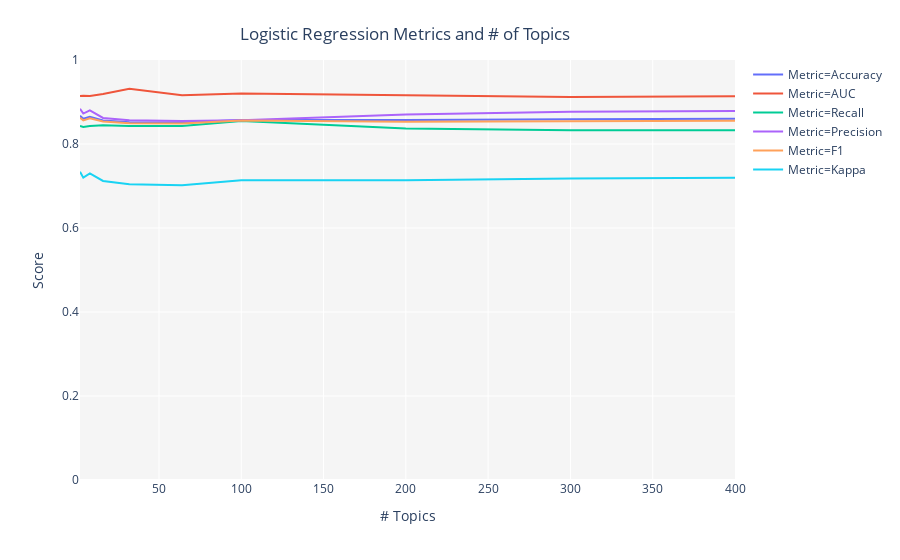

Notebook code for this chart:
### Markdown cell above
The dataset we are using is labelled using `status` column (1 means loan default, 0 means no default). We will now use `tune_model()` function to determine the best number of topics. Best in this case is defined by the measure of interest in supervised machine learning which in this case is `Accuracy` since this is a classification problem. See example below:

### Code cell
tuned_classification = tune_model(model = 'lda', multi_core = True, supervised_target = 'status')

### Figure 1 — Plotly figure (JSON) as saved in the notebook; plotly's stock layout.template omitted (floating-point values rounded to 4 significant figures)
{"data": [{"hoverlabel": {"namelength": 0}, "hovertemplate": "Metric=Accuracy<br># Topics=%{x}<br>Score=%{y}", "legendgroup": "Metric=Accuracy", "line": {"color": "#636efa", "dash": "solid", "shape": "linear"}, "mode": "lines", "name": "Metric=Accuracy", "showlegend": true, "type": "scatter", "x": [2, 4, 8, 16, 32, 64, 100, 200, 300, 400], "xaxis": "x", "y": [0.867, 0.86, 0.865, 0.856, 0.852, 0.851, 0.857, 0.857, 0.859, 0.86], "yaxis": "y"}, {"hoverlabel": {"namelength": 0}, "hovertemplate": "Metric=AUC<br># Topics=%{x}<br>Score=%{y}", "legendgroup": "Metric=AUC", "line": {"color": "#EF553B", "dash": "solid", "shape": "linear"}, "mode": "lines", "name": "Metric=AUC", "showlegend": true, "type": "scatter", "x": [2, 4, 8, 16, 32, 64, 100, 200, 300, 400], "xaxis": "x", "y": [0.9144, 0.9151, 0.9144, 0.919, 0.9314, 0.9161, 0.9201, 0.9156, 0.912, 0.9136], "yaxis": "y"}, {"hoverlabel": {"namelength": 0}, "hovertemplate": "Metric=Recall<br># Topics=%{x}<br>Score=%{y}", "legendgroup": "Metric=Recall", "line": {"color": "#00cc96", "dash": "solid", "shape": "linear"}, "mode": "lines", "name": "Metric=Recall", "showlegend": true, "type": "scatter", "x": [2, 4, 8, 16, 32, 64, 100, 200, 300, 400], "xaxis": "x", "y": [0.8427, 0.8407, 0.8427, 0.8448, 0.8427, 0.8427, 0.8548, 0.8367, 0.8327, 0.8327], "yaxis": "y"}, {"hoverlabel": {"namelength": 0}, "hovertemplate": "Metric=Precision<br># Topics=%{x}<br>Score=%{y}", "legendgroup": "Metric=Precision", "line": {"color": "#ab63fa", "dash": "solid", "shape": "linear"}, "mode": "lines", "name": "Metric=Precision", "showlegend": true, "type": "scatter", "x": [2, 4, 8, 16, 32, 64, 100, 200, 300, 400], "xaxis": "x", "y": [0.8837, 0.8724, 0.88, 0.8621, 0.8566, 0.8548, 0.8566, 0.87, 0.8769, 0.8787], "yaxis": "y"}, {"hoverlabel": {"namelength": 0}, "hovertemplate": "Metric=F1<br># Topics=%{x}<br>Score=%{y}", "legendgroup": "Metric=F1", "line": {"color": "#FFA15A", "dash": "solid", "shape": "linear"}, "mode": "lines", "name": "Metric=F1", "showlegend": true, "type": "scatter", "x": [2, 4, 8, 16, 32, 64, 100, 200, 300, 400], "xaxis": "x", "y": [0.8627, 0.8563, 0.861, 0.8534, 0.8496, 0.8487, 0.8557, 0.853, 0.8542, 0.8551], "yaxis": "y"}, {"hoverlabel": {"namelength": 0}, "hovertemplate": "Metric=Kappa<br># Topics=%{x}<br>Score=%{y}", "legendgroup": "Metric=Kappa", "line": {"color": "#19d3f3", "dash": "solid", "shape": "linear"}, "mode": "lines", "name": "Metric=Kappa", "showlegend": true, "type": "scatter", "x": [2, 4, 8, 16, 32, 64, 100, 200, 300, 400], "xaxis": "x", "y": [0.7339, 0.7199, 0.7299, 0.7119, 0.7039, 0.7019, 0.714, 0.7139, 0.7179, 0.7199], "yaxis": "y"}], "layout": {"legend": {"tracegroupgap": 0}, "margin": {"t": 60}, "plot_bgcolor": "rgb(245,245,245)", "title": {"text": "Logistic Regression Metrics and # of Topics", "x": 0.45, "xanchor": "center", "y": 0.95, "yanchor": "top"}, "xaxis": {"anchor": "y", "domain": [0, 1], "title": {"text": "# Topics"}}, "yaxis": {"anchor": "x", "domain": [0, 1], "range": [0, 1], "title": {"text": "Score"}}}}
